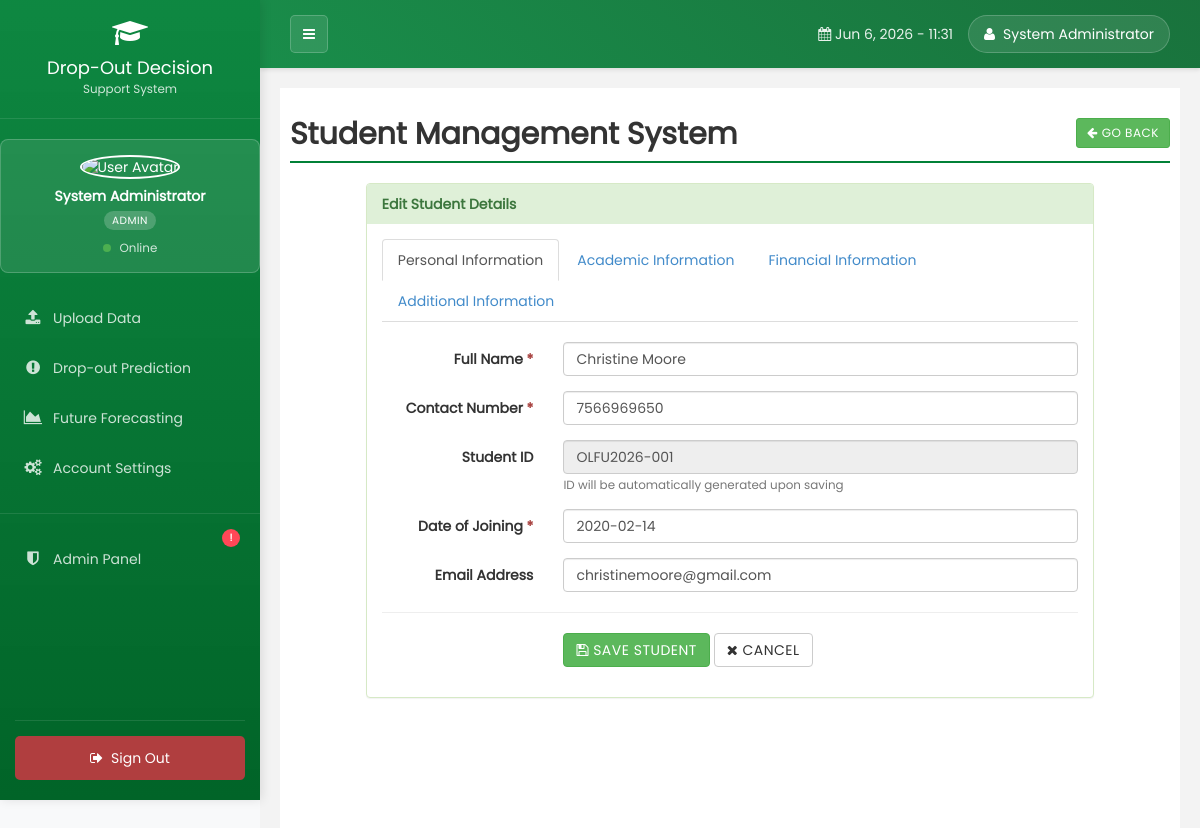
/student.php?action=edit&id=5 (signed in), run on the app's committed database.
### tables this page shows
CREATE TABLE `student` (
  `id` int(255) NOT NULL,
  `StudentID` varchar(255) DEFAULT NULL,
  `emailid` varchar(255) NOT NULL,
  `sname` varchar(255) NOT NULL,
  `joindate` datetime NOT NULL,
  `about` text NOT NULL,
  `contact` varchar(255) NOT NULL,
  `fees` int(255) NOT NULL,
  `year` int(11) DEFAULT NULL,
  `balance` int(255) NOT NULL,
  `delete_status` enum('0','1') NOT NULL DEFAULT '0',
  `course` varchar(100) NOT NULL,
  `Attendance` float DEFAULT NULL,
  `GPA` float DEFAULT NULL,
  `created_at` timestamp NOT NULL DEFAULT current_timestamp()
);

### student.php (the view, shortened to what this page needs)
<?php $page='student';
include("php/dbconnect.php");
$emailid='';
$sname='';
$joindate = '';
$contact='';
$action = "add";
if(isset($_GET['action']) && $_GET['action']=="edit"){
    $id = isset($_GET['id'])?mysqli_real_escape_string($conn,$_GET['id']):'';
    $sqlEdit = $conn->query("SELECT * FROM student WHERE id='".$id."'");
    if($sqlEdit->num_rows) {
        $rowsEdit = $sqlEdit->fetch_assoc();
        extract($rowsEdit);
        $action = "update";
    } else {
        $_GET['action']="";
    }
}
function generateStudentID($conn) {
    $year = date("Y");
    $prefix = "OLFU$year-";
    $result = $conn->query("SELECT StudentID FROM student WHERE StudentID LIKE 'OLFU$year-%' ORDER BY id DESC LIMIT 1");
    if ($result->num_rows > 0) {
        $lastID = $result->fetch_assoc()['StudentID'];
        preg_match('/-(\d+)$/', $lastID, $matches);
        $nextNum = isset($matches[1]) ? intval($matches[1]) + 1 : 1;
    } else {
        $nextNum = 1;
    }
    return $prefix . str_pad($nextNum, 3, '0', STR_PAD_LEFT);
}
?>
<!DOCTYPE html>
<html xmlns="http://www.w3.org/1999/xhtml">
<head>
    <link href="css/bootstrap.css" rel="stylesheet" />
    <link href="css/font-awesome.css" rel="stylesheet" />
    <link href="css/style1.css" rel="stylesheet" />
    <link href="css/custom.css" rel="stylesheet" />
    <link href="css/ui.css" rel="stylesheet" />
    <link href="css/datepicker.css" rel="stylesheet" />
    <link href="css/datatable/datatable.css" rel="stylesheet" />
    <link rel="stylesheet" href="https://cdnjs.cloudflare.com/ajax/libs/animate.css/4.1.1/animate.min.css" />
</head>
<body>
<?php include("php/header.php"); ?>
    <div id="page-wrapper">
        <div id="page-inner">
            <div class="row">
                <div class="col-md-12">
                    <h1 class="page-head-line">Student Management System
                        <?php
                        echo (isset($_GET['action']) && @$_GET['action']=="add" || @$_GET['action']=="edit")?
                        ' <a href="student.php" class="btn btn-success btn-sm pull-right"><i class="fa fa-arrow-left"></i> Go Back </a>':'<a href="student.php?action=add" class="btn btn-success btn-sm pull-right"><i class="fa fa-plus"></i> Add New Student</a>';
                        ?>
                    </h1>
                </div>
            </div>
            <?php
            if(isset($_GET['action']) && @$_GET['action']=="add" || @$_GET['action']=="edit") {
            ?>
            <div class="row">
                <div class="col-sm-10 col-sm-offset-1">
                    <div class="panel panel-success animate__animated animate__fadeIn">
                        <div class="panel-heading">
                           <?php echo ($action=="add")? "Add Student Details": "Edit Student Details"; ?>
                        </div>
                        <form action="student.php" method="post" id="signupForm1" class="form-horizontal">
                            <div class="panel-body">
                                <ul class="nav nav-tabs">
                                    <li class="active"><a data-toggle="tab" href="#personal">Personal Information</a></li>
                                    <li><a data-toggle="tab" href="#academic">Academic Information</a></li>
                                    <li><a data-toggle="tab" href="#financial">Financial Information</a></li>
                                    <li><a data-toggle="tab" href="#optional">Additional Information</a></li>
                                </ul>
                                <div class="tab-content" style="padding-top: 20px;">
                                    <div id="personal" class="tab-pane fade in active">
                                        <div class="form-group">
                                            <label class="col-sm-3 control-label" for="sname">Full Name <span class="text-danger">*</span></label>
                                            <div class="col-sm-9">
                                                <input type="text" class="form-control" id="sname" name="sname" value="<?php echo $sname;?>" placeholder="Enter student's full name" />
                                            </div>
                                        </div>
                                        <div class="form-group">
                                            <label class="col-sm-3 control-label" for="contact">Contact Number <span class="text-danger">*</span></label>
                                            <div class="col-sm-9">
                                                <input type="text" class="form-control" id="contact" name="contact" value="<?php echo $contact;?>" maxlength="10" placeholder="Enter contact number" />
                                            </div>
                                        </div>
                                        <div class="form-group">
                                            <label class="col-sm-3 control-label">Student ID</label>
                                            <div class="col-sm-9">
                                                <input type="text" class="form-control" value="<?php echo generateStudentID($conn); ?>" readonly disabled placeholder="Auto-generated ID" />
                                                <small class="text-muted">ID will be automatically generated upon saving</small>
                                            </div>
                                        </div>
                                        <div class="form-group">
                                            <label class="col-sm-3 control-label" for="joindate">Date of Joining <span class="text-danger">*</span></label>
                                            <div class="col-sm-9">
                                                <input type="text" class="form-control" placeholder="YYYY-MM-DD" id="joindate" name="joindate" value="<?php echo ($joindate!='')?date("Y-m-d", strtotime($joindate)):'';?>" style="background-color: #fff;" readonly />
                                            </div>
                                        </div>
                                        <div class="form-group">
                                            <label class="col-sm-3 control-label" for="emailid">Email Address</label>
                                            <div class="col-sm-9">
                                                <input type="email" class="form-control" id="emailid" name="emailid" value="<?php echo $emailid;?>" placeholder="Enter email address" />
                                            </div>
                                        </div>
                                    </div>
                                </div>
                                <hr>
                                <div class="form-group">
                                    <div class="col-sm-9 col-sm-offset-3">
                                        <button type="submit" name="save" class="btn btn-success"><i class="fa fa-save"></i> Save Student</button>
                                        <a href="student.php" class="btn btn-default"><i class="fa fa-times"></i> Cancel</a>
                                    </div>
                                </div>
                            </div>
                        </form>
                    </div>
                </div>
            </div>
            <?php
            }
            ?>
        </div>
    </div>
</div>
</body>
</html>

### css/style1.css (style rules this page uses)
html * { font-family: "Poppins", sans-serif; }
body { font-family: "Open Sans", sans-serif; line-height: 25px; }
#page-wrapper { padding: 15px 15px; min-height: 600px; background: #f3f3f3; }
#page-inner { width: 100%; margin: 10px 20px 10px 0px; background-color: #fff !important; padding: 10px; min-height: 1200px; }
.page-head-line { font-size: 30px; color: #000; font-weight: 800; padding-bottom: 20px; border-bottom: 2px solid rgba(1, 129, 55); margin-bottom: 10px; }
@media (min-width: 768px) { #page-wrapper { margin: 0 0 0 260px; padding: 15px 30px; min-height: 1200px; } }

### css/custom.css (style rules this page uses)
html * { font-family: "Poppins", sans-serif; }

### student.php (style rules this page uses)
:root { --primary-color: #018137; --primary-light: rgba(1, 129, 55, 0.1); --primary-dark: #016129; --secondary-color: #FFF; --text-dark: #333; --text-light: #777; --danger-color: #d9534f; --success-color: #5cb85c; --warning-color: #f0ad4e; --info-color: #5bc0de; }
body { font-family: 'Open Sans', sans-serif; background-color: #f5f5f5; }
.panel { border-radius: 8px; box-shadow: 0 2px 10px rgba(0,0,0,0.05); border: none; }
.panel-heading { border-radius: 8px 8px 0 0; padding: 15px; font-weight: 600; }
.panel-success .panel-heading { background-color: var(--primary-color); color: white; border: none; }
.btn { border-radius: 4px; text-transform: uppercase; font-weight: 600; letter-spacing: 0.5px; padding: 8px 16px; transition: all 0.3s ease; }
.btn-success { background-color: var(--primary-color); border-color: var(--primary-dark); }
.page-head-line { border-bottom: 2px solid var(--primary-color); padding-bottom: 10px; margin-bottom: 20px; font-weight: 600; color: var(--text-dark); }
.form-control { border-radius: 4px; border: 1px solid #ddd; height: 40px; padding: 8px 12px; }

### php/header.php (style rules this page uses)
html * { font-family: "Poppins", sans-serif; }
body { background-color: #f8f9fa; margin: 0; padding: 0; }
#page-wrapper { margin: 0; padding: 5px 10px; min-height: calc(100vh - 70px); }

### data on the page
student: sname "Christine Moore", contact "7566969650", joindate "2020-02-14", emailid "christinemoore@gmail.com"

### other printed values
$user_name "System Administrator"
$user_role "ADMIN"
